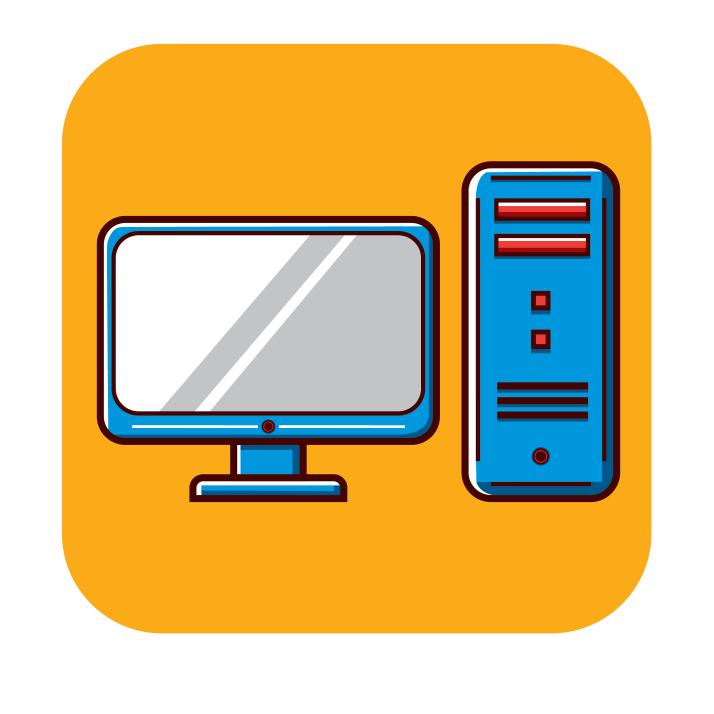
#> input picture logo.jpg, 2140 x 2140 px (shown at 1/3 size)
$ python img_txt.py
#> lines starting #> are read from the running program, lines starting #| are printed output that depends on the picture
import cv2
import numpy as np

# Load and resize image
image = cv2.imread("logo.jpg", cv2.IMREAD_GRAYSCALE)
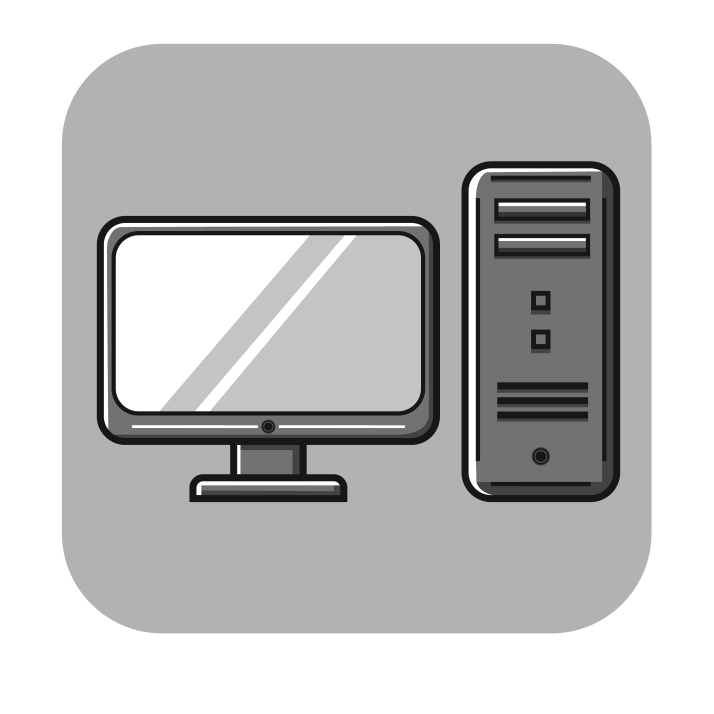
#> image: shape (2140, 2140) (shown at 1/3 size); min 20, max 255, mean 193.5
image = cv2.resize(image, (256, 256))
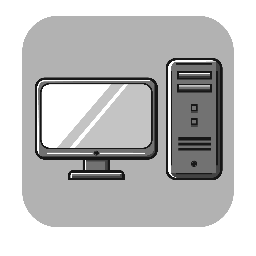
#> image: shape (256, 256); min 21, max 255, mean 193.9

# Zero-pad the image to handle edges
padded_image = np.pad(image, pad_width=1, mode='constant', constant_values=0)
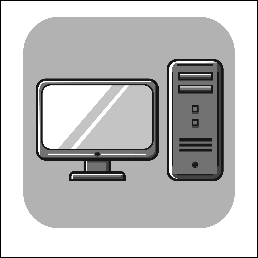
#> padded_image: shape (258, 258); min 0, max 255, mean 190.9

output_lines = []

# Loop through every pixel in the original image
for y in range(1, 257):  # from 1 to 256 inclusive
    for x in range(1, 257):
        # 3x3 neighborhood around each original pixel
        neighborhood = padded_image[y-1:y+2, x-1:x+2]
        hex_values = [f"{pixel:02X}" for row in neighborhood for pixel in row]
        output_lines.append(" ".join(hex_values))
#> after the loop, output_lines = 65536 items

# Save to input.txt
with open("input.txt", "w") as f:
    f.write("\n".join(output_lines))

print(f"✅ Done! Total lines written: {len(output_lines)} (should be 256×256 = 65536)")
#| ✅ Done! Total lines written: 65536 (should be 256×256 = 65536)
